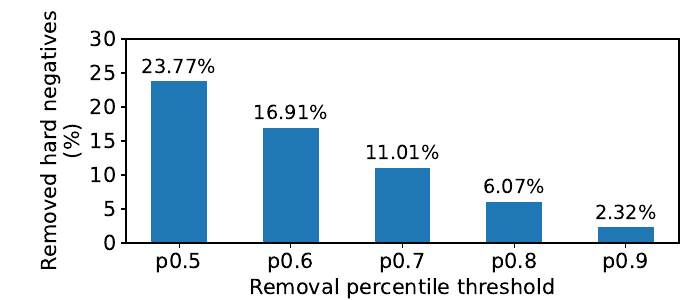

Generate this figure with Python:
import numpy as np
import matplotlib.pyplot as plt

### show number above the bar
### for float
def autolabel_float(rects,ax,shift=None):

    if shift == None:
        shift = [2] * len(rects)

    """Attach a text label above each bar in *rects*, displaying its height."""
    for index,rect in enumerate(rects):
        height = rect.get_height()
        print(height)
        ax.annotate('{}%'.format(height), # '{:.2f}'.format(height).lstrip('0'),
                    xy=(rect.get_x() + rect.get_width() / 2, height + shift[index] - 2),
                    xytext=(0, 3),  # 3 points vertical offset
                    textcoords="offset points",
                    ha='center', va='bottom',fontsize=fontsize-1,zorder=3)



ratio = [23.77, 16.91, 11.01, 6.07, 2.32]  # unit %, removal ratio w.r.t total training set
x = list(range(5))

fontsize = 15
markersize = 10
linewidth = 3
width = 0.5

fig, ax = plt.subplots()

rect = ax.bar(x, ratio, width=width, label='Eval NE')

plt.xticks( fontsize=fontsize)
ax.set_xticklabels(['','p0.5', 'p0.6', 'p0.7', 'p0.8', 'p0.9'])

plt.yticks(fontsize=fontsize)
plt.ylim([0,30])

plt.ylabel('Removed hard negatives\n(%)', fontsize=fontsize)
plt.xlabel('Removal percentile threshold', fontsize=fontsize)

autolabel_float(rect, ax)

# bbox_to_anchor = (x0, y0, width, height)
# plt.legend(bbox_to_anchor=(0.1, 1.0, 0.8, 0.9), loc=3, shadow=False, mode='expand', ncol=2, fontsize='x-large',frameon=False)


fig.set_size_inches(7, 3)
plt.subplots_adjust(
    left=0.18,
    bottom=0.19,
    right=0.97,
    top=0.87,
    wspace=0.2,
    hspace=0.2,
)
fig.show()
fig.savefig("remove_hard_negatives.pdf")